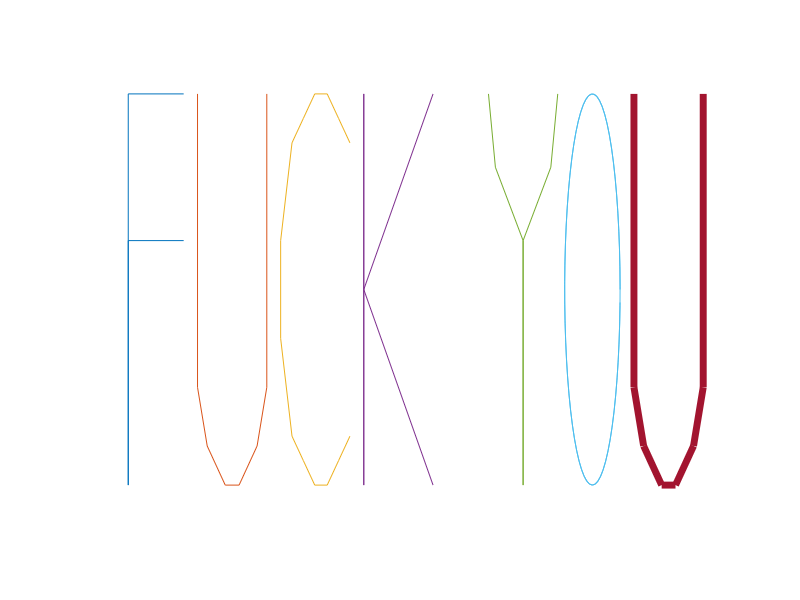

This figure's MATLAB source:
close all
clear
clc
%%
x0=[5 1 1 1 5];
y0=[2.5 2.5 0 4 4];
x1=[6 6 6.7 8 9 10.3 11 11];
y1=[4 1 0.4 0 0 0.4 1 4];
x2=[17 16.18 15.36 14.46 13.64 12.82 ...
    12 12 12.82 13.64 14.46 15.36 16.18 17];
y2=[3.5 3.75 4 4 3.75 3.5 2.5 1.5 ...
    0.5 0.25 0 0 0.25 0.5];
x3=[23 18 18 18 18 23];
y3=[4 2 4 0 2 0];
x4=[27 27.5 29.5 29.5 29.5 31.5 32];
y4=[4 3.25 2.5 0 2.5 3.25 4];
t=-2*pi:0.1:2*pi;
x5=2*cos(t)+34.5;
y5=2*sin(t)+2;
x6=[37.5 37.5 38.2 39.5 40.5 41.8 42.5 42.5];
y6=[4 1 0.4 0 0 0.4 1 4];
plot(x0,y0,x1,y1,x2,y2,x3,y3,x4,y4,x5,y5,x6,y6,'linewidth',5)
axis([-0.75 44 -0.5 4.5])
axis off